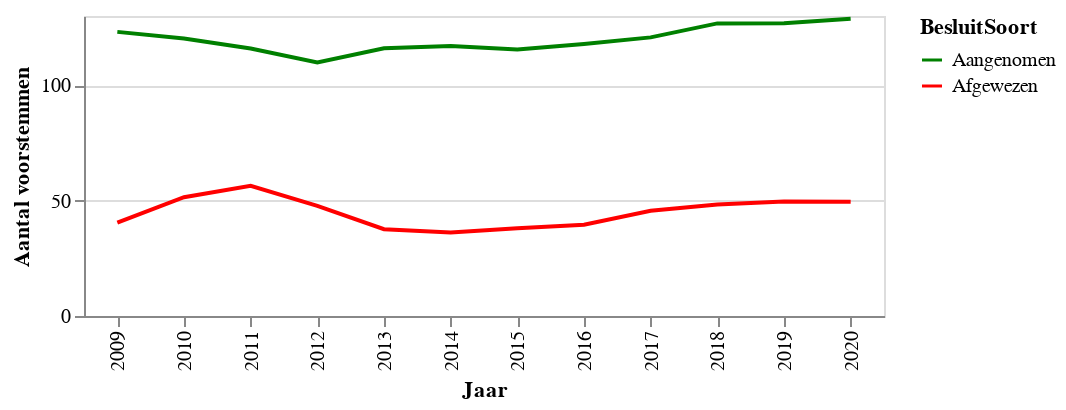

The notebook cell saved with this chart:
### Markdown cell above
We onderzoeken alle aangenomen moties tussen 2009 en 2020. In totaal is er over bijna 30.000 moties gestemd. Het aantal moties stijgt, en met name het aantal aangenomen moties. In verkiezingsjaren (2010, 2012 en 2017) ligt het aantal moties duidelijk lager. Tussen 2012 en 2013 werden relatief veel moties afgewezen.

### Code cell
data = df.groupby(['Jaar', 'BesluitSoort']).agg(Aantal=('Voor', 'mean')).reset_index()
data = data.replace({0: 'Afgewezen', 1: 'Aangenomen'})

# source = source.melt('index',var_name='Stem', value_name='Gemiddeld aantal voorstemmen')
# source['index'] += 2008
chart = alt.Chart(data,width=400,height = 150).mark_line().encode(
    x=alt.X('Jaar:N', axis=alt.Axis(title='Jaar')),
    y='Aantal:Q',
    color=alt.Color('BesluitSoort:N',
                scale=alt.Scale(
        domain=['Aangenomen','Afgewezen'],
        range=['green', 'red']))

)
chart.encoding.y.title = 'Aantal voorstemmen'
chart

### Figure 1 — Vega-Lite specification as saved in the notebook (floating-point values rounded to 4 significant figures)
{"config": {"view": {"continuousWidth": 400, "continuousHeight": 300}}, "data": {"name": "data-2b37cdb0be5c4026849b40e898af1e1c"}, "mark": "line", "encoding": {"color": {"type": "nominal", "field": "BesluitSoort", "scale": {"domain": ["Aangenomen", "Afgewezen"], "range": ["green", "red"]}}, "x": {"type": "nominal", "axis": {"title": "Jaar"}, "field": "Jaar"}, "y": {"type": "quantitative", "field": "Aantal", "title": "Aantal voorstemmen"}}, "height": 150, "width": 400, "$schema": "https://vega.github.io/schema/vega-lite/v4.8.1.json", "datasets": {"data-2b37cdb0be5c4026849b40e898af1e1c": [{"Jaar": 2009, "BesluitSoort": "Afgewezen", "Aantal": 40.43}, {"Jaar": 2009, "BesluitSoort": "Aangenomen", "Aantal": 123.1}, {"Jaar": 2010, "BesluitSoort": "Afgewezen", "Aantal": 51.47}, {"Jaar": 2010, "BesluitSoort": "Aangenomen", "Aantal": 120.3}, {"Jaar": 2011, "BesluitSoort": "Afgewezen", "Aantal": 56.39}, {"Jaar": 2011, "BesluitSoort": "Aangenomen", "Aantal": 115.9}, {"Jaar": 2012, "BesluitSoort": "Afgewezen", "Aantal": 47.69}, {"Jaar": 2012, "BesluitSoort": "Aangenomen", "Aantal": 109.9}, {"Jaar": 2013, "BesluitSoort": "Afgewezen", "Aantal": 37.63}, {"Jaar": 2013, "BesluitSoort": "Aangenomen", "Aantal": 116.0}, {"Jaar": 2014, "BesluitSoort": "Afgewezen", "Aantal": 36.23}, {"Jaar": 2014, "BesluitSoort": "Aangenomen", "Aantal": 117.0}, {"Jaar": 2015, "BesluitSoort": "Afgewezen", "Aantal": 38.0}, {"Jaar": 2015, "BesluitSoort": "Aangenomen", "Aantal": 115.4}, {"Jaar": 2016, "BesluitSoort": "Afgewezen", "Aantal": 39.58}, {"Jaar": 2016, "BesluitSoort": "Aangenomen", "Aantal": 117.8}, {"Jaar": 2017, "BesluitSoort": "Afgewezen", "Aantal": 45.58}, {"Jaar": 2017, "BesluitSoort": "Aangenomen", "Aantal": 120.7}, {"Jaar": 2018, "BesluitSoort": "Afgewezen", "Aantal": 48.3}, {"Jaar": 2018, "BesluitSoort": "Aangenomen", "Aantal": 126.8}, {"Jaar": 2019, "BesluitSoort": "Afgewezen", "Aantal": 49.66}, {"Jaar": 2019, "BesluitSoort": "Aangenomen", "Aantal": 126.8}, {"Jaar": 2020, "BesluitSoort": "Afgewezen", "Aantal": 49.51}, {"Jaar": 2020, "BesluitSoort": "Aangenomen", "Aantal": 128.8}]}}
